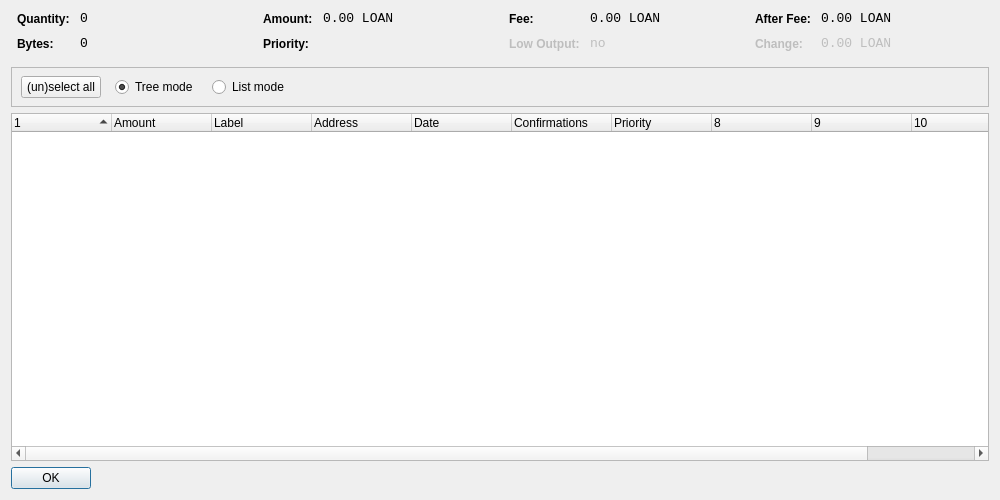
<?xml version="1.0" encoding="UTF-8"?>
<ui version="4.0">
 <class>CoinControlDialog</class>
 <widget class="QDialog" name="CoinControlDialog">
  <property name="geometry">
   <rect>
    <x>0</x>
    <y>0</y>
    <width>1000</width>
    <height>500</height>
   </rect>
  </property>
  <property name="windowTitle">
   <string>Coin Control</string>
  </property>
  <layout class="QVBoxLayout" name="verticalLayout">
   <item>
    <layout class="QHBoxLayout" name="horizontalLayoutTop" stretch="0,0,0,0">
     <property name="topMargin">
      <number>0</number>
     </property>
     <property name="bottomMargin">
      <number>10</number>
     </property>
     <item>
      <layout class="QFormLayout" name="formLayoutCoinControl1">
       <property name="horizontalSpacing">
        <number>10</number>
       </property>
       <property name="verticalSpacing">
        <number>10</number>
       </property>
       <property name="leftMargin">
        <number>6</number>
       </property>
       <property name="rightMargin">
        <number>6</number>
       </property>
       <item row="0" column="0">
        <widget class="QLabel" name="labelCoinControlQuantityText">
         <property name="styleSheet">
          <string notr="true">font-weight:bold;</string>
         </property>
         <property name="text">
          <string>Quantity:</string>
         </property>
        </widget>
       </item>
       <item row="0" column="1">
        <widget class="QLabel" name="labelCoinControlQuantity">
         <property name="font">
          <font>
           <family>Monospace</family>
           <pointsize>10</pointsize>
          </font>
         </property>
         <property name="cursor">
          <cursorShape>IBeamCursor</cursorShape>
         </property>
         <property name="contextMenuPolicy">
          <enum>Qt::ActionsContextMenu</enum>
         </property>
         <property name="text">
          <string notr="true">0</string>
         </property>
         <property name="textInteractionFlags">
          <set>Qt::LinksAccessibleByMouse|Qt::TextSelectableByKeyboard|Qt::TextSelectableByMouse</set>
         </property>
        </widget>
       </item>
       <item row="1" column="0">
        <widget class="QLabel" name="labelCoinControlBytesText">
         <property name="styleSheet">
          <string notr="true">font-weight:bold;</string>
         </property>
         <property name="text">
          <string>Bytes:</string>
         </property>
        </widget>
       </item>
       <item row="1" column="1">
        <widget class="QLabel" name="labelCoinControlBytes">
         <property name="font">
          <font>
           <family>Monospace</family>
           <pointsize>10</pointsize>
          </font>
         </property>
         <property name="cursor">
          <cursorShape>IBeamCursor</cursorShape>
         </property>
         <property name="contextMenuPolicy">
          <enum>Qt::ActionsContextMenu</enum>
         </property>
         <property name="text">
          <string notr="true">0</string>
         </property>
         <property name="textInteractionFlags">
          <set>Qt::LinksAccessibleByMouse|Qt::TextSelectableByKeyboard|Qt::TextSelectableByMouse</set>
         </property>
        </widget>
       </item>
      </layout>
     </item>
     <item>
      <layout class="QFormLayout" name="formLayoutCoinControl2">
       <property name="horizontalSpacing">
        <number>10</number>
       </property>
       <property name="verticalSpacing">
        <number>10</number>
       </property>
       <property name="leftMargin">
        <number>6</number>
       </property>
       <property name="rightMargin">
        <number>6</number>
       </property>
       <item row="0" column="0">
        <widget class="QLabel" name="labelCoinControlAmountText">
         <property name="styleSheet">
          <string notr="true">font-weight:bold;</string>
         </property>
         <property name="text">
          <string>Amount:</string>
         </property>
        </widget>
       </item>
       <item row="0" column="1">
        <widget class="QLabel" name="labelCoinControlAmount">
         <property name="font">
          <font>
           <family>Monospace</family>
           <pointsize>10</pointsize>
          </font>
         </property>
         <property name="cursor">
          <cursorShape>IBeamCursor</cursorShape>
         </property>
         <property name="contextMenuPolicy">
          <enum>Qt::ActionsContextMenu</enum>
         </property>
         <property name="text">
          <string notr="true">0.00 LOAN</string>
         </property>
         <property name="textInteractionFlags">
          <set>Qt::LinksAccessibleByMouse|Qt::TextSelectableByKeyboard|Qt::TextSelectableByMouse</set>
         </property>
        </widget>
       </item>
       <item row="1" column="0">
        <widget class="QLabel" name="labelCoinControlPriorityText">
         <property name="styleSheet">
          <string notr="true">font-weight:bold;</string>
         </property>
         <property name="text">
          <string>Priority:</string>
         </property>
        </widget>
       </item>
       <item row="1" column="1">
        <widget class="QLabel" name="labelCoinControlPriority">
         <property name="font">
          <font>
           <family>Monospace</family>
           <pointsize>10</pointsize>
          </font>
         </property>
         <property name="cursor">
          <cursorShape>IBeamCursor</cursorShape>
         </property>
         <property name="contextMenuPolicy">
          <enum>Qt::ActionsContextMenu</enum>
         </property>
         <property name="text">
          <string/>
         </property>
         <property name="textInteractionFlags">
          <set>Qt::LinksAccessibleByMouse|Qt::TextSelectableByKeyboard|Qt::TextSelectableByMouse</set>
         </property>
        </widget>
       </item>
      </layout>
     </item>
     <item>
      <layout class="QFormLayout" name="formLayoutCoinControl3">
       <property name="horizontalSpacing">
        <number>10</number>
       </property>
       <property name="verticalSpacing">
        <number>10</number>
       </property>
       <property name="leftMargin">
        <number>6</number>
       </property>
       <property name="rightMargin">
        <number>6</number>
       </property>
       <item row="0" column="0">
        <widget class="QLabel" name="labelCoinControlFeeText">
         <property name="styleSheet">
          <string notr="true">font-weight:bold;</string>
         </property>
         <property name="text">
          <string>Fee:</string>
         </property>
        </widget>
       </item>
       <item row="0" column="1">
        <widget class="QLabel" name="labelCoinControlFee">
         <property name="font">
          <font>
           <family>Monospace</family>
           <pointsize>10</pointsize>
          </font>
         </property>
         <property name="cursor">
          <cursorShape>IBeamCursor</cursorShape>
         </property>
         <property name="contextMenuPolicy">
          <enum>Qt::ActionsContextMenu</enum>
         </property>
         <property name="text">
          <string notr="true">0.00 LOAN</string>
         </property>
         <property name="textInteractionFlags">
          <set>Qt::LinksAccessibleByMouse|Qt::TextSelectableByKeyboard|Qt::TextSelectableByMouse</set>
         </property>
        </widget>
       </item>
       <item row="1" column="0">
        <widget class="QLabel" name="labelCoinControlLowOutputText">
         <property name="enabled">
          <bool>false</bool>
         </property>
         <property name="styleSheet">
          <string notr="true">font-weight:bold;</string>
         </property>
         <property name="text">
          <string>Low Output:</string>
         </property>
        </widget>
       </item>
       <item row="1" column="1">
        <widget class="QLabel" name="labelCoinControlLowOutput">
         <property name="enabled">
          <bool>false</bool>
         </property>
         <property name="font">
          <font>
           <family>Monospace</family>
           <pointsize>10</pointsize>
          </font>
         </property>
         <property name="cursor">
          <cursorShape>IBeamCursor</cursorShape>
         </property>
         <property name="contextMenuPolicy">
          <enum>Qt::ActionsContextMenu</enum>
         </property>
         <property name="text">
          <string notr="true">no</string>
         </property>
         <property name="textInteractionFlags">
          <set>Qt::LinksAccessibleByMouse|Qt::TextSelectableByKeyboard|Qt::TextSelectableByMouse</set>
         </property>
        </widget>
       </item>
      </layout>
     </item>
     <item>
      <layout class="QFormLayout" name="formLayoutCoinControl4">
       <property name="horizontalSpacing">
        <number>10</number>
       </property>
       <property name="verticalSpacing">
        <number>10</number>
       </property>
       <property name="leftMargin">
        <number>6</number>
       </property>
       <property name="rightMargin">
        <number>6</number>
       </property>
       <item row="0" column="0">
        <widget class="QLabel" name="labelCoinControlAfterFeeText">
         <property name="styleSheet">
          <string notr="true">font-weight:bold;</string>
         </property>
         <property name="text">
          <string>After Fee:</string>
         </property>
        </widget>
       </item>
       <item row="0" column="1">
        <widget class="QLabel" name="labelCoinControlAfterFee">
         <property name="font">
          <font>
           <family>Monospace</family>
           <pointsize>10</pointsize>
          </font>
         </property>
         <property name="cursor">
          <cursorShape>IBeamCursor</cursorShape>
         </property>
         <property name="contextMenuPolicy">
          <enum>Qt::ActionsContextMenu</enum>
         </property>
         <property name="text">
          <string notr="true">0.00 LOAN</string>
         </property>
         <property name="textInteractionFlags">
          <set>Qt::LinksAccessibleByMouse|Qt::TextSelectableByKeyboard|Qt::TextSelectableByMouse</set>
         </property>
        </widget>
       </item>
       <item row="1" column="0">
        <widget class="QLabel" name="labelCoinControlChangeText">
         <property name="enabled">
          <bool>false</bool>
         </property>
         <property name="styleSheet">
          <string notr="true">font-weight:bold;</string>
         </property>
         <property name="text">
          <string>Change:</string>
         </property>
        </widget>
       </item>
       <item row="1" column="1">
        <widget class="QLabel" name="labelCoinControlChange">
         <property name="enabled">
          <bool>false</bool>
         </property>
         <property name="font">
          <font>
           <family>Monospace</family>
           <pointsize>10</pointsize>
          </font>
         </property>
         <property name="cursor">
          <cursorShape>IBeamCursor</cursorShape>
         </property>
         <property name="contextMenuPolicy">
          <enum>Qt::ActionsContextMenu</enum>
         </property>
         <property name="text">
          <string notr="true">0.00 LOAN</string>
         </property>
         <property name="textInteractionFlags">
          <set>Qt::LinksAccessibleByMouse|Qt::TextSelectableByKeyboard|Qt::TextSelectableByMouse</set>
         </property>
        </widget>
       </item>
      </layout>
     </item>
    </layout>
   </item>
   <item>
    <widget class="QFrame" name="frame">
     <property name="minimumSize">
      <size>
       <width>0</width>
       <height>40</height>
      </size>
     </property>
     <property name="frameShape">
      <enum>QFrame::StyledPanel</enum>
     </property>
     <property name="frameShadow">
      <enum>QFrame::Sunken</enum>
     </property>
     <widget class="QWidget" name="horizontalLayoutWidget">
      <property name="geometry">
       <rect>
        <x>10</x>
        <y>0</y>
        <width>781</width>
        <height>41</height>
       </rect>
      </property>
      <layout class="QHBoxLayout" name="horizontalLayoutPanel" stretch="0,0,0,0,0">
       <property name="spacing">
        <number>14</number>
       </property>
       <item>
        <widget class="QPushButton" name="pushButtonSelectAll">
         <property name="sizePolicy">
          <sizepolicy hsizetype="Maximum" vsizetype="Fixed">
           <horstretch>0</horstretch>
           <verstretch>0</verstretch>
          </sizepolicy>
         </property>
         <property name="text">
          <string>(un)select all</string>
         </property>
        </widget>
       </item>
       <item>
        <widget class="QRadioButton" name="radioTreeMode">
         <property name="sizePolicy">
          <sizepolicy hsizetype="Maximum" vsizetype="Fixed">
           <horstretch>0</horstretch>
           <verstretch>0</verstretch>
          </sizepolicy>
         </property>
         <property name="text">
          <string>Tree mode</string>
         </property>
         <property name="checked">
          <bool>true</bool>
         </property>
        </widget>
       </item>
       <item>
        <widget class="QRadioButton" name="radioListMode">
         <property name="sizePolicy">
          <sizepolicy hsizetype="Maximum" vsizetype="Fixed">
           <horstretch>0</horstretch>
           <verstretch>0</verstretch>
          </sizepolicy>
         </property>
         <property name="text">
          <string>List mode</string>
         </property>
        </widget>
       </item>
       <item>
        <spacer name="horizontalSpacer">
         <property name="orientation">
          <enum>Qt::Horizontal</enum>
         </property>
         <property name="sizeHint" stdset="0">
          <size>
           <width>40</width>
           <height>20</height>
          </size>
         </property>
        </spacer>
       </item>
      </layout>
     </widget>
    </widget>
   </item>
   <item>
    <widget class="CoinControlTreeWidget" name="treeWidget">
     <property name="contextMenuPolicy">
      <enum>Qt::CustomContextMenu</enum>
     </property>
     <property name="sortingEnabled">
      <bool>false</bool>
     </property>
     <property name="columnCount">
      <number>11</number>
     </property>
     <attribute name="headerShowSortIndicator" stdset="0">
      <bool>true</bool>
     </attribute>
     <attribute name="headerStretchLastSection">
      <bool>false</bool>
     </attribute>
     <column>
      <property name="text">
       <string/>
      </property>
     </column>
     <column>
      <property name="text">
       <string>Amount</string>
      </property>
     </column>
     <column>
      <property name="text">
       <string>Label</string>
      </property>
     </column>
     <column>
      <property name="text">
       <string>Address</string>
      </property>
     </column>
     <column>
      <property name="text">
       <string>Date</string>
      </property>
     </column>
     <column>
      <property name="text">
       <string>Confirmations</string>
      </property>
      <property name="toolTip">
       <string>Confirmed</string>
      </property>
     </column>
     <column>
      <property name="text">
       <string>Priority</string>
      </property>
     </column>
     <column>
      <property name="text">
       <string/>
      </property>
     </column>
     <column>
      <property name="text">
       <string/>
      </property>
     </column>
     <column>
      <property name="text">
       <string/>
      </property>
     </column>
     <column>
      <property name="text">
       <string/>
      </property>
     </column>
    </widget>
   </item>
   <item>
    <widget class="QDialogButtonBox" name="buttonBox">
     <property name="sizePolicy">
      <sizepolicy hsizetype="Maximum" vsizetype="Fixed">
       <horstretch>0</horstretch>
       <verstretch>0</verstretch>
      </sizepolicy>
     </property>
     <property name="orientation">
      <enum>Qt::Horizontal</enum>
     </property>
     <property name="standardButtons">
      <set>QDialogButtonBox::Ok</set>
     </property>
    </widget>
   </item>
  </layout>
 </widget>
 <customwidgets>
  <customwidget>
   <class>CoinControlTreeWidget</class>
   <extends>QTreeWidget</extends>
   <header>coincontroltreewidget.h</header>
  </customwidget>
 </customwidgets>
 <resources/>
 <connections/>
</ui>
